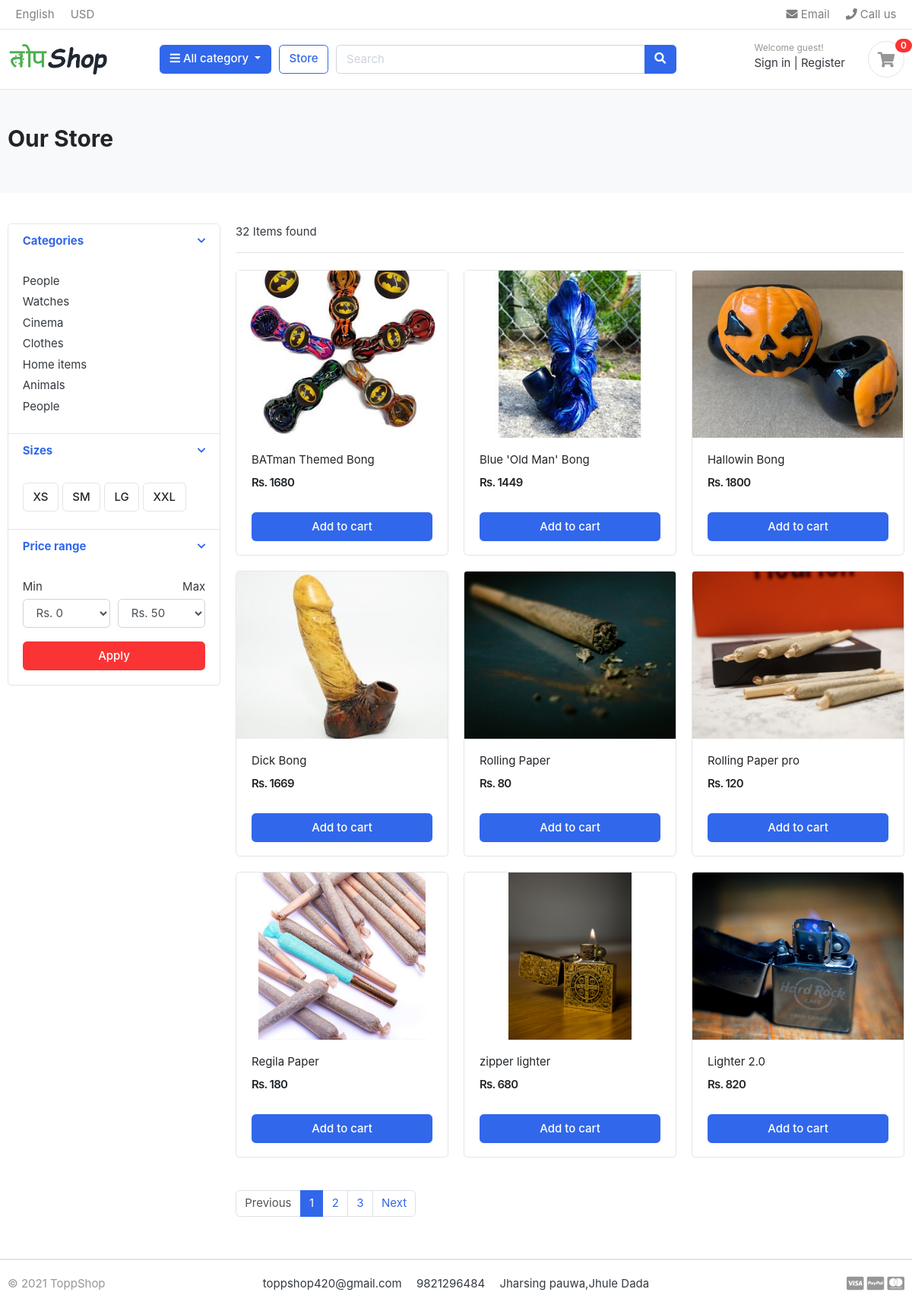
The page /store/bong/ on the database its author committed.
### store/models.py (models this page shows, shortened)
class Product(models.Model):
    product_name         = models.CharField(max_length=100,unique=True)
    slug                 = models.SlugField(max_length=200,unique=True)
    description          = models.TextField(max_length=800,blank=True)
    price                = models.IntegerField()
    product_image                = models.ImageField(upload_to='photos/products')
    stock                = models.IntegerField()
    is_available         = models.BooleanField(default=True)
    category             = models.ForeignKey(Category ,on_delete=models.CASCADE)
    created_date         = models.DateTimeField(auto_now_add=True)
    modified_date        = models.DateTimeField(auto_now=True)

### store/views.py (the view)
# urls.py: path('store/', include('store.urls')),
def store(request,category_slug=None):
    categories = None
    products = None
    if category_slug != None:
        categories = get_object_or_404(Category,slug=category_slug)
        products = Product.objects.filter(category=categories,is_available=True)
        product_count = products.count()
    else:
        products=Product.objects.all()
        product_count = products.count()
    context = {
        'products' : products,
        'product_count' : product_count,
    }
    return render(request,'store/store.html',context)

### templates/store/store.html (shortened to what this page needs)
 {% extends 'base.html' %}
{% block content %}
  {% load static  %}
<section class="section-pagetop bg">
<div class="container">
	<h2 class="title-page">Our Store</h2>
</div>
</section>
<section class="section-content padding-y">
<div class="container">
<div class="row">
	<aside class="col-md-3">
<div class="card">
	<article class="filter-group">
		<header class="card-header">
			<a href="#" data-toggle="collapse" data-target="#collapse_1" aria-expanded="true" class="">
				<i class="icon-control fa fa-chevron-down"></i>
				<h6 class="title">Categories</h6>
			</a>
		</header>
		<div class="filter-content collapse show" id="collapse_1" style="">
			<div class="card-body">
				<ul class="list-menu">
				<li><a href="#">People  </a></li>
				<li><a href="#">Watches </a></li>
				<li><a href="#">Cinema  </a></li>
				<li><a href="#">Clothes  </a></li>
				<li><a href="#">Home items </a></li>
				<li><a href="#">Animals</a></li>
				<li><a href="#">People </a></li>
				</ul>
			</div>
		</div>
	</article>
	<article class="filter-group">
		<header class="card-header">
			<a href="#" data-toggle="collapse" data-target="#collapse_4" aria-expanded="true" class="">
				<i class="icon-control fa fa-chevron-down"></i>
				<h6 class="title">Sizes </h6>
			</a>
		</header>
		<div class="filter-content collapse show" id="collapse_4" style="">
			<div class="card-body">
			  <label class="checkbox-btn">
			    <span class="btn btn-light"> XS </span>
			  </label>
			  <label class="checkbox-btn">
			    <span class="btn btn-light"> SM </span>
			  </label>
			  <label class="checkbox-btn">
			    <span class="btn btn-light"> LG </span>
			  </label>
			  <label class="checkbox-btn">
			    <span class="btn btn-light"> XXL </span>
			  </label>
		</div>
		</div>
	</article>
	<article class="filter-group">
		<header class="card-header">
			<a href="#" data-toggle="collapse" data-target="#collapse_3" aria-expanded="true" class="">
				<i class="icon-control fa fa-chevron-down"></i>
				<h6 class="title">Price range </h6>
			</a>
		</header>
		<div class="filter-content collapse show" id="collapse_3" style="">
			<div class="card-body">
				<div class="form-row">
				<div class="form-group col-md-6">
				  <label>Min</label>
				  	<select class="mr-2 form-control">
						<option value="0">Rs. 0</option>
					</select>
				</div>
				<div class="form-group text-right col-md-6">
				  <label>Max</label>
				  	<select class="mr-2 form-control">
						<option value="50">Rs. 50</option>
					</select>
				</div>
				</div>
				<button class="btn btn-block btn-danger">Apply</button>
			</div>
		</div>
	</article>
</div>
	</aside>
	<main class="col-md-9">
<header class="border-bottom mb-4 pb-3">
		<div class="form-inline">
			<span class="mr-md-auto">32 Items found </span>
		</div>
</header>
<div class="row">
{% for product in products %}
	<div class="col-md-4">
		<figure class="card card-product-grid">
			<div class="img-wrap">
				<img src={{product.product_image.url}}>
			</div>
			<figcaption class="info-wrap">
				<div class="fix-height">
					<a href="./product-detail.html" class="title">{{product.product_name}}</a>
					<div class="price-wrap mt-2">
						<span class="price">Rs. {{product.price}}</span>
					</div>
				</div>
				<a href="#" class="btn btn-block btn-primary">Add to cart </a>
			</figcaption>
		</figure>
	</div>
{% endfor %}
</div>
<nav class="mt-4" aria-label="Page navigation sample">
  <ul class="pagination">
    <li class="page-item disabled"><a class="page-link" href="#">Previous</a></li>
    <li class="page-item active"><a class="page-link" href="#">1</a></li>
    <li class="page-item"><a class="page-link" href="#">2</a></li>
    <li class="page-item"><a class="page-link" href="#">3</a></li>
    <li class="page-item"><a class="page-link" href="#">Next</a></li>
  </ul>
</nav>
	</main>
</div>
</div>
</section>
{% endblock %}

### static/css/ui.css (style rules this page uses)
html { font-family: "Inter", sans-serif; font-size: 15px; }
.img-wrap { text-align: center; display: block; }
.img-wrap img { max-width: 100%; }
.price-wrap { letter-spacing: -0.7px; }
.padding-y { padding-top: 40px; padding-bottom: 40px; }
figure { margin-bottom: 0; }
article:after, .form-group:after { display: block; clear: both; content: ""; }
.bg { background-color: #f8f9fa; }
.title-page { color: #212529; }
.btn-light { background-color: #fff; border-color: #e4e4e4; }
[class*=list-] li:after { visibility: hidden; display: block; content: ""; overflow: hidden; height: 0; clear: both; }
.list-menu { list-style: none; margin: 0; padding-left: 0; }
.list-menu li { margin-bottom: 5px; }
.list-menu a { color: #343a40; }
[class*=card-product] a.title { color: #212529; display: block; }
[class*=card-product] .img-wrap { overflow: hidden; position: relative; }
[class*=card-product] .img-wrap img { height: 100%; max-width: 100%; width: auto; display: inline-block; -o-object-fit: cover; object-fit: cover; }
.card-product-grid { margin-bottom: 20px; }
.card-product-grid .img-wrap { border-radius: 0.2rem 0.2rem 0 0; height: 220px; }
.card-product-grid .info-wrap { overflow: hidden; padding: 18px 20px; }
.card-product-grid .fix-height { height: 80px; overflow: hidden; }
.card .img-wrap { overflow: hidden; }
.price { font-weight: 600; color: #212529; }
.icon-control { margin-top: 5px; float: right; font-size: 80%; }
.card-header .title { margin-bottom: 0; line-height: 1.5; }
.filter-group { border-bottom: 1px solid #e4e4e4; }
.filter-group .card-header { border-bottom: 0; }
.filter-group:last-child { border-bottom: 0; }
.checkbox-btn { position: relative; }
.section-pagetop { padding: 45px 0; }

### rows shown on the page
Product: product_image (picture), product_name "BATman Themed Bong", price "1680"
Product: product_image (picture), product_name "Blue 'Old Man' Bong", price "1449"
Product: product_image (picture), product_name "Hallowin Bong", price "1800"
Product: product_image (picture), product_name "Dick Bong", price "1669"
Product: product_image (picture), product_name "Rolling Paper", price "80"
Product: product_image (picture), product_name "Rolling Paper pro", price "120"
Product: product_image (picture), product_name "Regila Paper", price "180"
Product: product_image (picture), product_name "zipper lighter", price "680"
Product: product_image (picture), product_name "Lighter 2.0", price "820"
